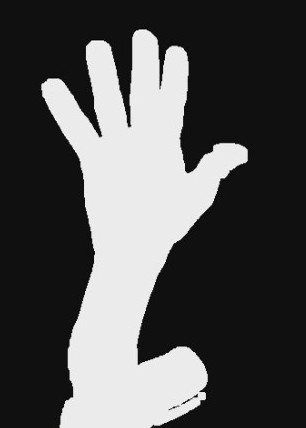
#> input picture opencv/src/main/python/hand.2.jpg, 306 x 428 px
$ python hand.and.fingers.py   (older library calls are emulated)
#> lines starting #> are read from the running program, lines starting #| are printed output that depends on the picture; after the words box and inside, x2 and y2 are one past the last pixel; in counts of white or black regions, pixels touching at a corner belong together; long printed decimals are rounded
#
# Good paper at https://loctv.wordpress.com/2017/02/17/learn-opencv3-python-contours-convex-contours-bounding-rect-min-area-rect-min-enclosing-circle-approximate-bounding-polygon/
#
import numpy
import cv2
import math

verboseContour = True

# read and downscale image
# image = cv2.pyrDown(cv2.imread('hand.2.jpg', cv2.IMREAD_UNCHANGED))
image = cv2.imread('hand.2.jpg')   # , cv2.IMREAD_UNCHANGED)
#> image is the input picture: shape (428, 306, 3); mean B, G, R 82.9, 82.9, 82.9
# cv2.imshow('original', image)
# cv2.waitKey(0)

img_gray = cv2.cvtColor(image, cv2.COLOR_BGR2GRAY)
# cv2.imshow('Gray', img_gray)

ret, thresh = cv2.threshold(img_gray, 127, 255, 0)
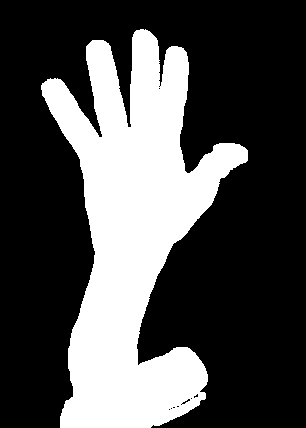
#> thresh: shape (428, 306); 30.6% white; 1 white region
height, width = thresh.shape[:2]
#> height = 428; width = 306
# cv2.imshow('Thresh {}x{}'.format(width, height), thresh)
# cv2.imshow('Thresh', thresh)
try:
    # Only 2 prms returned!!!
    contours, hierarchy = cv2.findContours(thresh, cv2.RETR_TREE, cv2.CHAIN_APPROX_SIMPLE)
#> contours = 11 contours, 9 with area under 20; largest, box (x1, y1, x2, y2) and area: (41, 29, 248, 428) 39328, (181, 398, 191, 405) 22
    if verboseContour:
        print("Contours were found!! list of {} elements (ndarrays)".format(len(contours)))
#| Contours were found!! list of 11 elements (ndarrays)
        for i in range(len(contours)):
            nb_points = len(contours[i])
            if nb_points > 50:
                print("Contour {} has {} points".format(i, nb_points))
#> this loop made 11 passes
#> nb_points on passes 1 to 11: 654, 4, 4, 6, 6, 4, 15, 4, 10, 4, 4
#| Contour 0 has 654 points
finally:
    # Ok!
    print("End of contour detection")

# # threshold image
# # this step is necessary when you work with contours
# ret, threshed_img = cv2.threshold(cv2.cvtColor(img, cv2.COLOR_BGR2GRAY), 127, 255, cv2.THRESH_BINARY)
# # find contours in image
# image, contours, hier = cv2.findContours(threshed_img, cv2.RETR_EXTERNAL, cv2.CHAIN_APPROX_SIMPLE)
#
for cnt in contours:
    (x, y, w, h) = cv2.boundingRect(cnt)
    if w > 10 and h > 10:
        # calculate epsilon base on contour's perimeter
        # contour's perimeter is returned by cv2.arcLength
        epsilon = 0.01 * cv2.arcLength(cnt, True)
        # get approx polygons
        approx = cv2.approxPolyDP(cnt, epsilon, True)
        # draw approx polygons
        cv2.drawContours(image, [approx], -1, (0, 255, 0), 1)  # green

        # hull is convex shape as a polygon
        hull = cv2.convexHull(cnt)
        print("Found Contours x:{} y:{} w:{} h:{}, hull has {} elements, approx has {} elements.".format(x, y, w, h, len(hull), len(approx)))
        cv2.drawContours(image, [hull], -1, (0, 0, 255))  # red
        nb_points = 0
        prev_point = None
        for i in range(len(hull)):
            # print("Pt {}".format(hull[i][0]))   # x, y
            pt = (hull[i][0][0], hull[i][0][1])
            if pt[1] < (image.shape[0] / 2):
                if prev_point is not None:
                    delta_x = prev_point[0] - pt[0]
                    delta_y = prev_point[1] - pt[1]
                    dist = math.sqrt((delta_x * delta_x) + (delta_y * delta_y))
                    print("Dist between {} and {}: {}".format(prev_point, pt, dist))
                if prev_point is None or (prev_point is not None and dist > 20):
                    if prev_point is None:
                        print("\t>> Adding first point {}".format(pt))
                    cv2.putText(image, "{},{}".format(pt[0], pt[1]), pt,
                                cv2.FONT_HERSHEY_SIMPLEX, 0.35, (0, 0, 255), 1)
                    nb_points += 1
                    prev_point = pt
        print("Found {} finger(s)".format(nb_points))
#> this loop made 11 passes
#> (x, y, w, h, epsilon) on pass 1: (41, 29, 207, 399, 17.14)
#> (cnt, x, y, w, h) on passes 2, 3, 6, 8, 10, 11: ([[168, 409], [169, 408], [170, 409], [169, 410]], 168, 408, 3, 3), ([[170, 408], [171, 407], [172, 408], [171, 409]], 170, 407, 3, 3), ([[180, 404], [181, 403], [182, 404], [181, 405]], 180, 403, 3, 3), ([[190, 398], [191, 397], [192, 398], [191, 399]], 190, 397, 3, 3), ([[158, 88], [159, 87], [160, 88], [159, 89]], 158, 87, 3, 3), ([[158, 86], [159, 85], [160, 86], [159, 87]], 158, 85, 3, 3)
#| Found Contours x:41 y:29 w:207 h:399, hull has 18 elements, approx has 16 elements.
#| 	>> Adding first point (145, 29)
#| Dist between (145, 29) and (183, 48): 42.485
#| Dist between (183, 48) and (186, 52): 5.0
#| Dist between (183, 48) and (247, 150): 120.416
#| Dist between (247, 150) and (247, 160): 10.0
#| Dist between (247, 150) and (41, 89): 214.842
#| Dist between (41, 89) and (41, 85): 4.0
#| Dist between (41, 89) and (42, 83): 6.083
#| Dist between (41, 89) and (92, 40): 70.725
#> (further printed lines are left out)
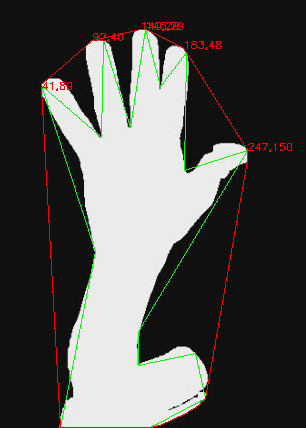
#> image: shape (428, 306, 3); 2.13% of pixels changed, all inside (x1, y1, x2, y2) = (41, 22, 292, 428)
        # print("Hull {}".format(hull))
        # print("Approx {}".format(approx))
        #
        # Count the vertex above the middle of the figure
        # print("Image h:{} x w:{}, Hull:\n{}".format(image.shape[0], image.shape[1], hull))

cv2.imshow('contours', image)
ESC = 27

print("Hit [ESC] to quit")
while True:
    keycode = cv2.waitKey()
#> (key Esc is pressed here)
    if keycode != -1:
        keycode &= 0xFF
#> keycode = 27
        if keycode == ESC:
            break

cv2.destroyAllWindows()

$ run again, with opencv/src/main/python/hand.and.fingers.jpg copied over opencv/src/main/python/hand.2.jpg
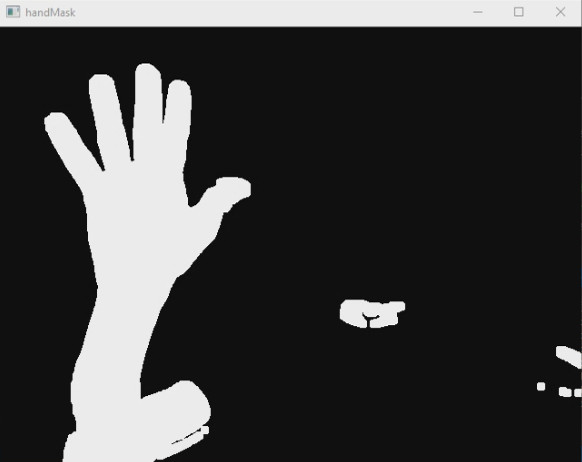
#> input picture opencv/src/main/python/hand.and.fingers.jpg, 582 x 462 px
#> image is the input picture: shape (462, 582, 3); mean B, G, R 62.8, 62.8, 62.8
#> `ret, thresh = cv2.threshold(img_gray, 127, 255, 0)`:
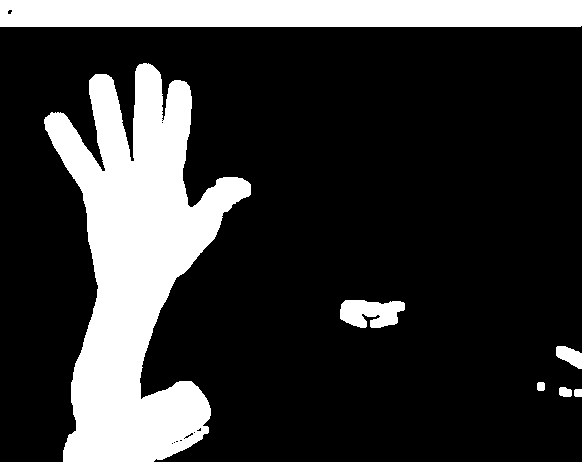
#> thresh: shape (462, 582); 21.5% white; 7 white regions
#> contours = 18 contours, 10 with area under 20; largest, box (x1, y1, x2, y2) and area: (44, 63, 251, 462) 39335, (0, 0, 582, 27) 15106, (340, 300, 405, 328) 1286, (556, 346, 582, 369) 344, (559, 387, 572, 397) 92, (537, 382, 545, 391) 54, (574, 389, 582, 397) 48, (184, 432, 194, 439) 22
#| Contours were found!! list of 18 elements (ndarrays)
#> the loop `for i in range(len(contours)):` made 18 passes
#> nb_points on passes 1 to 8: 6, 12, 8, 32, 80, 655, 4, 4
#> (printed output is left out)
#> the loop `for cnt in contours:` made 18 passes
#> (x, y, w, h, epsilon, approx) on pass 17: (0, 0, 582, 27, 12.13, [[0, 0], [0, 26], [581, 25], [581, 0]])
#> (printed output is left out)
#> after the loop `for cnt in contours:`:
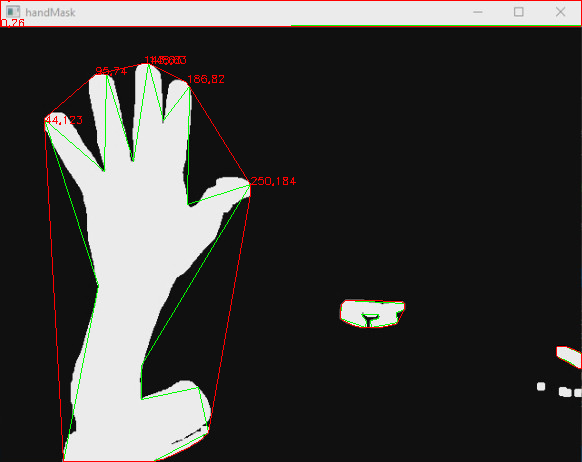
#> image: shape (462, 582, 3); 1.78% of pixels changed, all inside (x1, y1, x2, y2) = (0, 0, 582, 462)
#> keycode = 27
